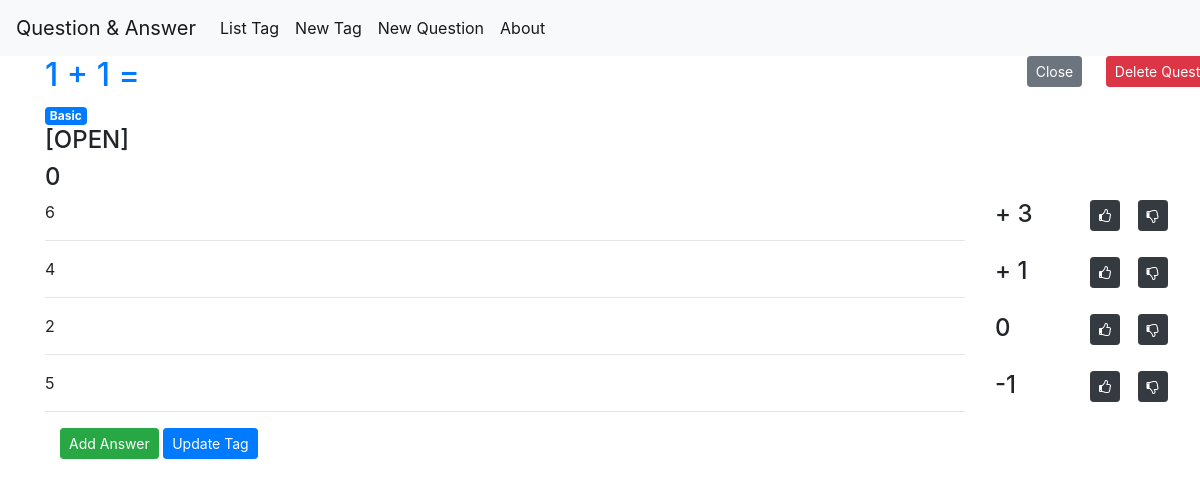
Screenshot of /question/1/ with the database file from the repository.
### tables this page shows
CREATE TABLE question (
    question_id       INTEGER NOT NULL PRIMARY KEY AUTOINCREMENT,
    question_content  STRING,
    question_vote     INTEGER DEFAULT (0),
    question_tag      INTEGER,
    is_open           BOOLEAN
);

CREATE TABLE tag (
    tag_id    INTEGER NOT NULL PRIMARY KEY AUTOINCREMENT,
    tag_name  STRING
);

CREATE TABLE answer (
    answer_id        INTEGER NOT NULL PRIMARY KEY AUTOINCREMENT,
    answer_question  INTEGER,
    answer_content   STRING,
    answer_vote      INTEGER DEFAULT (0)
);

### app.py (the view)
@app.route('/question/<int:questionid>/')
def questiondetail(questionid):
    question = get_question(questionid)
    answers = get_answerquestion(questionid)
    return render_template('question.html', question=question, answers=answers, isopen=question[6])

### answers.py (called while the page is built)
def get_answerquestion(question_id):
    conn = get_db_connection()
    answer = conn.execute(' SELECT a.answer_id, a.answer_content, a.answer_vote, q.question_content, q.question_vote \
                            FROM answer AS a \
                            LEFT JOIN question AS q on q.question_id = a.answer_question \
                            WHERE a.answer_question = ? \
                            ORDER BY a.answer_vote DESC',(question_id,)
                         ).fetchall()
    conn.close()
    if answer is None:
        abort(404)
    return answer

### databases.py (called while the page is built)
def get_db_connection():
    conn = sqlite3.connect('questionanswer.db')
    conn.row_factory = sqlite3.Row
    return conn

### questions.py (called while the page is built)
def get_question(question_id):
    conn = get_db_connection()
    question = conn.execute('   SELECT q.question_id, q.question_content, q.question_vote, t.tag_name, a.answer_content, a.answer_vote, q.is_open \
                                FROM question AS q \
                                LEFT JOIN answer AS a on a.answer_question = q.question_id \
                                LEFT JOIN tag AS t ON t.tag_id = q.question_tag \
                                WHERE q.question_id = ?',(question_id,)
                            ).fetchone()
    conn.close()
    if question is None:
        abort(404)
    return question

### templates/question.html
{% extends 'base.html' %}
{% block content %}
    <div class="row">
        <div class="col-12 col-md-10">
            <a href="{{ url_for('questionedit', questionid=question['question_id']) }}">
                <h2>{% block title %} {{ question['question_content'] }} {% endblock %}</h2>
            </a>
            <span class="badge badge-primary">{{ question['tag_name'] }}</span>
            {% if isopen %}
                <h4>[OPEN]</h4>
            {% else %}
                <h4>[CLOSE]</h4>
            {% endif %}
            {% if question['question_vote'] > 0 %}
                <h4>+ {{ question['question_vote'] }}</h4>
            {% else %}
                <h4>{{ question['question_vote'] }}</h4>
            {% endif %}
        </div>
        <div class="col-12 col-md-2">
            <div class="row">
                <div class="col-12 col-md-2"></div>
                <div class="col-12 col-md-5">
                    <form action="{{ url_for('questionclose', questionid=question['question_id']) }}" method="POST">
                        <input type="submit" value="Close"
                                class="btn btn-secondary btn-sm">
                    </form>
                </div>
                <div class="col-12 col-md-5">
                    <form action="{{ url_for('questiondelete', questionid=question['question_id']) }}" method="POST">
                        <input type="submit" value="Delete Question"
                                class="btn btn-danger btn-sm"
                                onclick="return confirm('Are you sure you want to delete this question?')">
                    </form>
                </div>
            </div>
        </div>
    </div>
    <div class="row">
        <div class="col-12 col-md-12">
            {% for answer in answers %}
                <div class="row">
                    <div class="col-12 col-md-10">
                        <p>{{ answer['answer_content'] }}</p>
                        <hr>
                    </div>
                    <div class="col-12 col-md-2">
                        <div class="row">
                            <div class="col-12 col-md-6">
                                {% if answer['answer_vote'] > 0 %}
                                    <h4>+ {{ answer['answer_vote'] }}</h4>
                                {% else %}
                                    <h4>{{ answer['answer_vote'] }}</h4>
                                {% endif %}
                            </div>
                            <div class="col-12 col-md-3">
                                <form action="{{ url_for('answerupvote', questionid=question['question_id'], answerid=answer['answer_id']) }}" method="POST">
                                    <button type="submit" class="btn btn-dark btn-sm">
                                        <i class="fa fa-thumbs-o-up"></i>
                                    </button>
                                </form>
                            </div>
                            <div class="col-12 col-md-3">
                                <form action="{{ url_for('answerdownvote', questionid=question['question_id'], answerid=answer['answer_id']) }}" method="POST">
                                    <button type="submit" class="btn btn-dark btn-sm">
                                        <i class="fa fa-thumbs-o-down"></i>
                                    </button>
                                </form>
                            </div>
                        </div>
                    </div>
                </div>
            {% endfor %}
        </div>
        <div class="col-12 col-md-12">
            <div class="container">
                <a class="btn btn-success btn-sm"
                href="{{ url_for('questionaddanswer', questionid=question['question_id']) }}">Add Answer</a>
                <a class="btn btn-primary btn-sm"
                href="{{ url_for('questionaddtag', questionid=question['question_id']) }}">Update Tag</a>
            </div>
        </div>
    </div>
{% endblock %}

### rows the page displays
question: question_content "1 + 1 =", question_vote "0"
tag: tag_name "Basic"
answer: answer_content "6", answer_vote "3"
answer: answer_content "4", answer_vote "1"
answer: answer_content "2", answer_vote "0"
answer: answer_content "5", answer_vote "-1"
